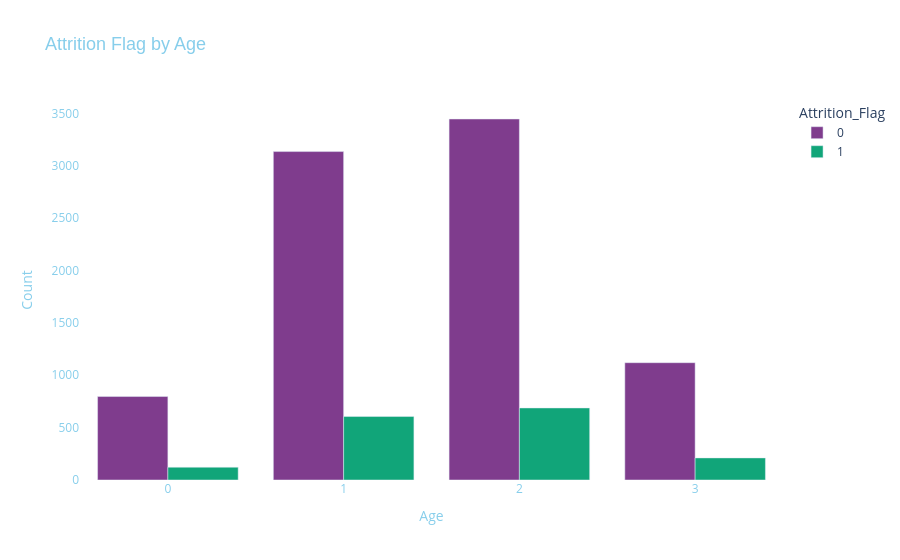

Notebook code cell kept with this figure:
### Code cell
# Count occurrences of each "Bank_Relationship_Period" grouped by "Attrition_Flag"
attrition_counts = (
    df.groupby("Age")["Attrition_Flag"]
    .value_counts()
    .unstack()
    .reset_index()
)

# Melt the DataFrame for proper formatting
attrition_counts = attrition_counts.melt(
    id_vars=["Age"], var_name="Attrition_Flag", value_name="Count"
)

# Create a bar plot
fig = px.bar(
    attrition_counts,
    x="Age",
    y="Count",
    color="Attrition_Flag",
    title="Attrition Flag by Age",
    color_discrete_sequence=px.colors.qualitative.Bold,
)  # Custom color palette

# Customize layout (remove background, change title color)
fig.update_layout(
    paper_bgcolor="rgba(0,0,0,0)",  # Transparent background
    plot_bgcolor="rgba(0,0,0,0)",
    title_font=dict(size=18, color="Skyblue", family="Arial"),  # Custom title color

    xaxis=dict(
        title='Age',
        title_font=dict(size=14, color='skyblue'),  # X-axis label color
        tickfont=dict(size=12, color='skyblue')  # X-axis numbers color
    ),
    yaxis=dict(
        title='Count',
        title_font=dict(size=14, color='skyblue'),  # Y-axis label color
        tickfont=dict(size=12, color='skyblue')  # Y-axis numbers color
    ),
    barmode="group",  # Group bars side by side
)

# Show the figure
fig.show()

### Figure 1 — Plotly figure (JSON) as saved in the notebook; plotly's stock layout.template omitted (floating-point values rounded to 4 significant figures)
{"data": [{"hovertemplate": "Attrition_Flag=0<br>Age=%{x}<br>Count=%{y}<extra></extra>", "legendgroup": "0", "marker": {"color": "rgb(127, 60, 141)", "pattern": {"shape": ""}}, "name": "0", "orientation": "v", "showlegend": true, "textposition": "auto", "type": "bar", "x": [0, 1, 2, 3], "xaxis": "x", "y": [797, 3136, 3447, 1120], "yaxis": "y"}, {"hovertemplate": "Attrition_Flag=1<br>Age=%{x}<br>Count=%{y}<extra></extra>", "legendgroup": "1", "marker": {"color": "rgb(17, 165, 121)", "pattern": {"shape": ""}}, "name": "1", "orientation": "v", "showlegend": true, "textposition": "auto", "type": "bar", "x": [0, 1, 2, 3], "xaxis": "x", "y": [122, 606, 688, 211], "yaxis": "y"}], "layout": {"barmode": "group", "legend": {"title": {"text": "Attrition_Flag"}, "tracegroupgap": 0}, "paper_bgcolor": "rgba(0,0,0,0)", "plot_bgcolor": "rgba(0,0,0,0)", "title": {"font": {"color": "Skyblue", "family": "Arial", "size": 18}, "text": "Attrition Flag by Age"}, "xaxis": {"anchor": "y", "domain": [0, 1], "tickfont": {"color": "skyblue", "size": 12}, "title": {"font": {"color": "skyblue", "size": 14}, "text": "Age"}}, "yaxis": {"anchor": "x", "domain": [0, 1], "tickfont": {"color": "skyblue", "size": 12}, "title": {"font": {"color": "skyblue", "size": 14}, "text": "Count"}}}}
